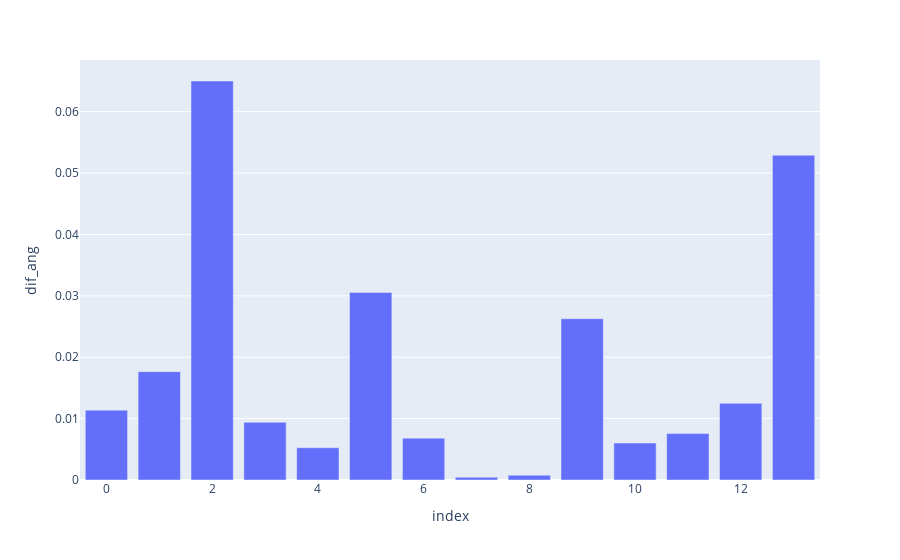

The code cell stored with this chart in its notebook:
### Code cell
# Calcular a diferença entre as duas colunas
erro = abs(df_cenario['va_degree'] - df_cenario['ang_estimated'])
df_cenario['dif_ang'] = erro

# Plotar um gráfico de barras usando Plotly
fig = px.bar(df_cenario, x=df_cenario.index, y='dif_ang', labels={'x': 'Índice', 'Diferença': 'Diferença'})
fig.show()

### Figure 1 — Plotly figure (JSON) as saved in the notebook; plotly's stock layout.template omitted (floating-point values rounded to 4 significant figures)
{"data": [{"alignmentgroup": "True", "hovertemplate": "index=%{x}<br>dif_ang=%{y}<extra></extra>", "legendgroup": "", "marker": {"color": "#636efa", "pattern": {"shape": ""}}, "name": "", "offsetgroup": "", "orientation": "v", "showlegend": false, "textposition": "auto", "type": "bar", "x": [0, 1, 2, 3, 4, 5, 6, 7, 8, 9, 10, 11, 12, 13], "xaxis": "x", "y": [0.01138, 0.01765, 0.065, 0.009397, 0.005258, 0.03056, 0.006816, 0.0004511, 0.0007731, 0.02627, 0.006021, 0.007556, 0.01249, 0.0529], "yaxis": "y"}], "layout": {"barmode": "relative", "legend": {"tracegroupgap": 0}, "margin": {"t": 60}, "xaxis": {"anchor": "y", "domain": [0, 1], "title": {"text": "index"}}, "yaxis": {"anchor": "x", "domain": [0, 1], "title": {"text": "dif_ang"}}}}
